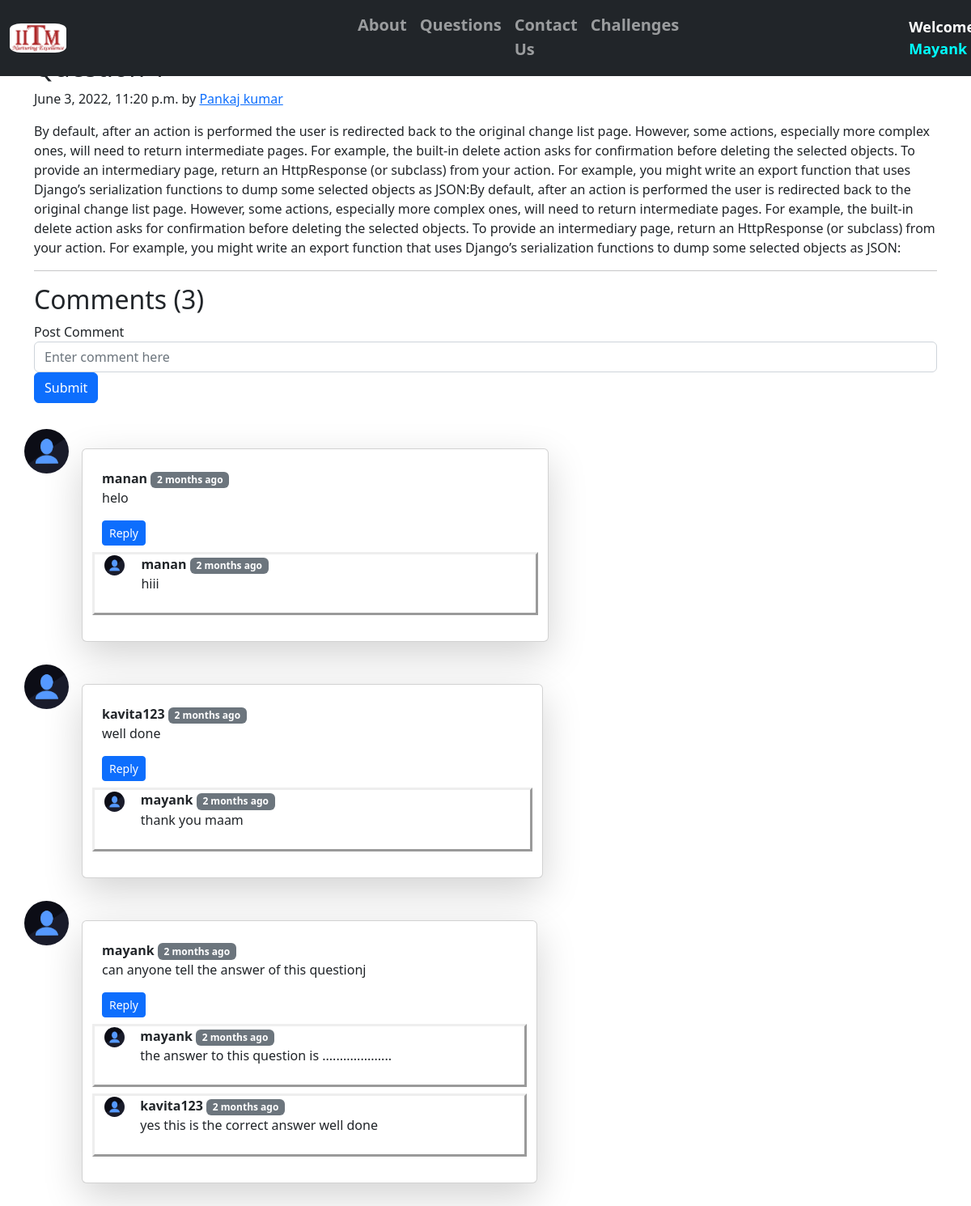
Page /questions/first (signed in) on the committed database.
### questions/models.py (models this page shows, shortened)
class Ques(models.Model):
    sno = models.AutoField(primary_key= True)
    title = models.CharField(max_length=255)
    topic = models.CharField(max_length=200)
    author=models.CharField(max_length=60)
    slug=models.CharField(max_length=130)
    timeStamp=models.DateTimeField(blank=True)
    content=models.TextField()

class BlogComment(models.Model):
    sno= models.AutoField(primary_key=True)
    comment=models.TextField()
    user=models.ForeignKey(User, on_delete=models.CASCADE)
    post=models.ForeignKey(Ques, on_delete=models.CASCADE)
    parent=models.ForeignKey('self',on_delete=models.CASCADE, null=True )
    timestamp= models.DateTimeField(default=now)

### questions/views.py (the view)
# urls.py: path('<str:slug>', views.QuesContent, name='QuesContent'),
def QuesContent(request, slug):
    post= Ques.objects.filter(slug= slug).first()
    comments= BlogComment.objects.filter(post=post, parent=None)
    replies= BlogComment.objects.filter(post=post).exclude(parent=None)
    replyDict={}
    for reply in replies:
        if reply.parent.sno not in replyDict.keys():
            replyDict[reply.parent.sno]=[reply]
        else:
            replyDict[reply.parent.sno].append(reply)
    context={'post':post, 'comments': comments, 'user': request.user, 'replyDict': replyDict}
    return render(request, "questions/quescontent.html", context)

### questions/templatetags/extras.py (called while the page is built)
@register.filter(name='get_val')
def get_val(dict, key):
    return dict.get(key)

### template/questions/quescontent.html (shortened to what this page needs)
{% extends 'base.html' %}
{% block body %}
{% load humanize %}
{% load extras %}
<div class="container my-3">
    <h2 class="blog-post-title">{{post.title}}</h2>
    <p class="blog-post-meta">{{post.timeStamp}} by <a href="/about">{{post.author}}</a></p>
    <p>{{post.content|safe}}</p>
    <hr>
</div>
<div class="container">
    <h2> Comments ({{comments.count}})</h2>
    <div class="my-2">
        {% if user.is_authenticated %}
        <form action="/questions/postComment" method="post">
            <div class="form-group">
                <label for="comment">Post Comment </label>
                <input type="text" class="form-control" name="comment" placeholder="Enter comment here">
            </div>
            <button type="submit" class="btn btn-primary">Submit</button>
        </form><br>
        {% else %}
        Please login to post a comment
        {% endif %}
    </div>
</div>
{% for comment in comments %}
<div class="container text-dark" style="padding-left:0px">
    <div class="row d-block justify-content-center">
        <div class="col-md-11 col-lg-9 col-xl-7">
            <div class="d-flex flex-start mb-1">
                <img class="rounded-circle shadow-1-strong me-3" src="/static/images/user.png" alt="avatar" width="55"
                    height="55" />
                <div class="card w-100 shadow-lg h-md-250 my-4">
                    <div class="card-body p-4">
                        <div class="">
                            <b>{{comment.user.username}}</b> <span class="badge bg-secondary ">{{comment.timestamp|naturaltime}}</span>
                            <p>
                                {{comment.comment}}
                            </p>
                            <div class="reply mx-0">
                                {% if user.is_authenticated %}
                                <button class="btn btn-sm btn-primary" type="button" data-toggle="collapse" data-target="#replyBox{{comment.sno}}" aria-expanded="false" aria-controls="replyBox{{comment.sno}}">Reply</button>
                                {% else %}
                                <button class="btn btn-sm btn-primary" type="button" aria-expanded="false" disabled>Login to reply</button>
                                {% endif %}
                                <div class="replies my-2 ">
                                    {% for reply in replyDict|get_val:comment.sno %}
                                    <div class="row my-2" style="border-style: outset">
                                        <div class="col-md-1">
                                            <img class="rounded-circle shadow-1-strong me-3" src="/static/images/user.png" alt="avatar" width="25" height="25">
                                        </div>
                                        <div class="col-md-11">
                                            <div class="col-md-11 ">
                                                <b> {{reply.user.username}} </b> <span class="badge bg-secondary ">{{reply.timestamp|naturaltime}}</span>
                                                <div>{{reply.comment}}</div>
                                            </div>
                                            <br>
                                        </div>
                                    </div>
                                    {% endfor %}
                                </div>
                            </div>
                        </div>
                    </div>
                </div>
            </div>
        </div>
    </div>
    {% endfor %}
    {% endblock %}

### template/base.html (shortened to what this page needs)
<!DOCTYPE html>
<html lang="en">
<head>
  <link href="https://cdn.jsdelivr.net/npm/bootstrap@5.1.3/dist/css/bootstrap.min.css" rel="stylesheet"
>
    {% load static %}
    <link rel="stylesheet" type="text/css" href="{% static 'css/styles.css' %}">
    <link href="https://cdn.jsdelivr.net/npm/bootstrap@5.2.0-beta1/dist/css/bootstrap.min.css" rel="stylesheet"
>
    <link rel="stylesheet" href="https://cdnjs.cloudflare.com/ajax/libs/font-awesome/5.15.2/css/all.min.css"/>
  </head>
<body style="padding-top: 6vh">
  <nav class="navbar fixed-top navbar-expand-sm bg-dark navbar-dark">
    <div class="container-fluid">
      <a class="navbar-brand" href="/" style="padding-bottom: 0px; padding-top: 0px">
        <img src="/static/images/logo iitm.png" alt="Avatar" style="border-radius: 20%; width: 70px; background-color: white;">
      </a>
      <div class="collapse navbar-collapse" id="navbarNav">
        <ul class="navbar-nav" style="padding-left: 28vw; padding-right:23vw; font-size:20px">
          <li class="nav-item"> <a href="#about" class="nav-link"><b> About </b></a> </li>
          <li class="nav-item"> <a href="/questions" class="nav-link"><b> Questions </b></a> </li>
          <li class="nav-item"> <a href="/contact" class="nav-link"><b> Contact Us </b></a> </li>
          <li class="nav-item"> <a href="/challenges" class="nav-link"><b> Challenges </b></a> </li>
        </ul>
        {% if user.is_authenticated %}
        <p style="color:white; margin-bottom: 0px; margin-right: 20px; font-weight:bold; font-size: large;">Welcome <span style="color:aqua; text-transform: capitalize; ">{{request.user}}</span></p>
        {% endif %}
  </nav>
{% block body %}{% endblock body %}
</body>
</html>

### static/css/styles.css (style rules this page uses)
.navbar { background: #000000 }
.nav-item::after { content: ''; display: block; width: 0; height: 0.125rem; background: #ffffff; transition: 0.2s }
.nav-link { padding: 0.9rem 0.3rem; transition: 0.2s; }

### rows in the picture
Ques: timeStamp "June 3, 2022, 11:20 p.m.", author "Pankaj kumar", content "By default, after an action is performed the user is redirected back to the original change list page. However, some actions, especially more complex ones, will need to return intermediate pages. For example, the built-in delete action asks for confirmation before deleting the selected objects. To provide an intermediary page, return an HttpResponse (or subclass) from your action. For example, you might write an export function that uses Django’s serialization functions to dump some selected objects as JSON:By default, after an action is performed the user is redirected back to the original change list page. However, some actions, especially more complex ones, will need to return…"
BlogComment: user.username "manan", timestamp "2 months ago", comment "helo"
BlogComment: user.username "manan", timestamp "2 months ago", comment "hiii"
BlogComment: user.username "kavita123", timestamp "2 months ago", comment "well done"
BlogComment: user.username "mayank", timestamp "2 months ago", comment "thank you maam"
BlogComment: user.username "mayank", timestamp "2 months ago", comment "can anyone tell the answer of this questionj"
BlogComment: user.username "mayank", timestamp "2 months ago", comment "the answer to this question is ...................."
BlogComment: user.username "kavita123", timestamp "2 months ago", comment "yes this is the correct answer well done"

### other values in the picture
{{ request.user }} "Mayank"
{{ comments.count }} "3"
